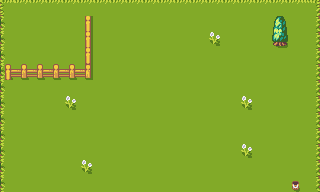

Tiled map render using the project's own tile images. Description and the whole map definition, tile-layer contents included, below:
An orthogonal 20x12 tile map with 16x16 px tiles, 2 tile layers (Background, Objects).

<map version="1.2" tiledversion="1.2.5" orientation="orthogonal" renderorder="right-down" width="20" height="12" tilewidth="16" tileheight="16" infinite="0" nextlayerid="3" nextobjectid="1">
 <tileset firstgid="1" source="ClassicRPG_Sheet.tsx" />
 <layer id="1" name="Background" width="20" height="12">
  <data encoding="csv">
25,26,26,26,26,26,26,26,26,26,26,26,26,26,26,26,26,26,26,27,
45,46,46,46,46,46,46,46,46,46,46,46,46,46,46,46,46,46,46,47,
45,46,46,46,46,46,46,46,46,46,46,46,46,130,46,46,46,46,46,47,
45,46,46,46,46,46,46,46,46,46,46,46,46,46,46,46,46,46,46,47,
45,46,46,46,46,46,46,46,46,46,46,46,46,46,46,46,46,46,46,47,
45,46,46,46,46,46,46,46,46,46,46,46,46,46,46,46,46,46,46,47,
45,46,46,46,130,46,46,46,46,46,46,46,46,46,46,130,46,46,46,47,
45,46,46,46,46,46,46,46,46,46,46,46,46,46,46,46,46,46,46,47,
45,46,46,46,46,46,46,46,46,46,46,46,46,46,46,46,46,46,46,47,
45,46,46,46,46,46,46,46,46,46,46,46,46,46,46,130,46,46,46,47,
45,46,46,46,46,130,46,46,46,46,46,46,46,46,46,46,46,46,46,47,
45,46,46,46,46,46,46,46,46,46,46,46,46,46,46,46,46,46,46,47
</data>
 </layer>
 <layer id="2" name="Objects" width="20" height="12">
  <data encoding="csv">
0,0,0,0,0,0,0,0,0,0,0,0,0,0,0,0,0,0,0,0,
0,0,0,0,0,104,0,0,0,0,0,0,0,0,0,0,0,109,0,0,
0,0,0,0,0,104,0,0,0,0,0,0,0,0,0,0,0,129,0,0,
0,0,0,0,0,104,0,0,0,0,0,0,0,0,0,0,0,0,0,0,
126,105,105,105,105,124,0,0,0,0,0,0,0,0,0,0,0,0,0,0,
0,0,0,0,0,0,0,0,0,0,0,0,0,0,0,0,0,0,0,0,
0,0,0,0,0,0,0,0,0,0,0,0,0,0,0,0,0,0,0,0,
0,0,0,0,0,0,0,0,0,0,0,0,0,0,0,0,0,0,0,0,
0,0,0,0,0,0,0,0,0,0,0,0,0,0,0,0,0,0,0,0,
0,0,0,0,0,0,0,0,0,0,0,0,0,0,0,0,0,0,0,0,
0,0,0,0,0,0,0,0,0,0,0,0,0,0,0,0,0,0,0,0,
45,46,46,0,0,0,0,0,0,0,0,0,0,0,0,0,0,0,112,0
</data>
 </layer>
</map>
